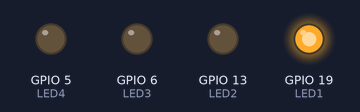
A program run on a simulated Raspberry Pi (BCM pin numbers). On the bench: output pins drawn as LEDs (lit = HIGH).

Above: at 0.1 s.
At 0.3 s:
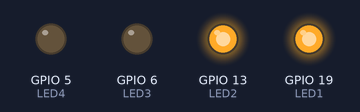
At 4.8 s:
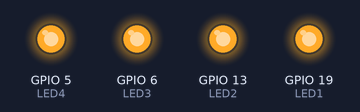
At 9.1 s:
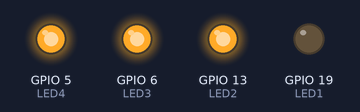
At 13.3 s:
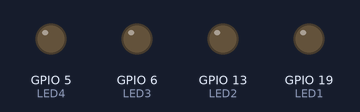
At 17.5 s:
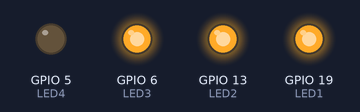
Timing chart, 0 to 22.1 s (numbered marks = the images above):
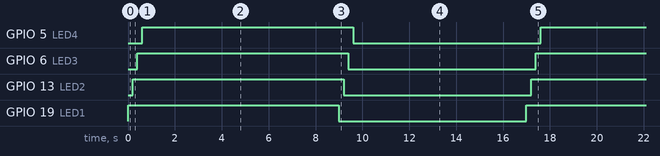

The program:

led_blinking.py
```python
import RPi.GPIO as GPIO
import time


LED1 = 19 # BCM naming system
LED2 = 13
LED3 = 6
LED4 = 5
interval = 0.2

GPIO.setmode(GPIO.BCM)
GPIO.setwarnings(False)
GPIO.setup(LED1, GPIO.OUT)
GPIO.setup(LED2, GPIO.OUT)
GPIO.setup(LED3, GPIO.OUT)
GPIO.setup(LED4, GPIO.OUT)

while True:
    for i in range(10):
        GPIO.output(LED1, GPIO.HIGH)
        time.sleep(interval)
        GPIO.output(LED2, GPIO.HIGH)
        time.sleep(interval)
        GPIO.output(LED3, GPIO.HIGH)
        time.sleep(interval)
        GPIO.output(LED4, GPIO.HIGH)
        time.sleep(interval)

    time.sleep(1)

    for i in range(10):
        GPIO.output(LED1, GPIO.LOW)
        time.sleep(interval)
        GPIO.output(LED2, GPIO.LOW)
        time.sleep(interval)
        GPIO.output(LED3, GPIO.LOW)
        time.sleep(interval)
        GPIO.output(LED4, GPIO.LOW)
        time.sleep(interval)

GPIO.cleanup()
```

Measured:
- by itself, GPIO 5 (LED4), GPIO 6 (LED3), GPIO 13 (LED2), GPIO 19 (LED1): alternates HIGH for 9.0 s and LOW for 8.0 s
- by itself, everything shown: repeats every 17.0 s, in 8 steps
